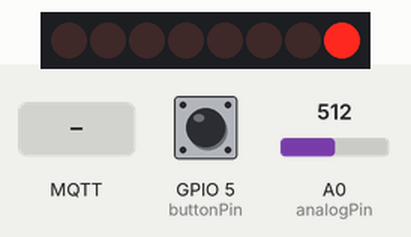
The sketch below on a simulated ESP8266 (NodeMCU). Parts: 8 shift-register outputs drawn as a row of LEDs (first output left, lit = HIGH). Wiring (inferred from the names in the program): shift register (74HC595): data GPIO 12; shift clock GPIO 15; latch GPIO 13. Wiring (inferred from the signals the program sends): row of LEDs: on Q0, Q1, Q2, Q3, Q4, Q5, Q6, Q7. Inputs (shaded band) come from the test bench; at power-on: GPIO 5 (buttonPin) HIGH, A0 (analogPin) = 512. WiFi joins after 1.5 s; servers stay silent unless stated; no MQTT or app messages arrive unless stated; what the sketch prints to the serial monitor is not drawn.

Above: at 1.6 s.
At 3.5 s:
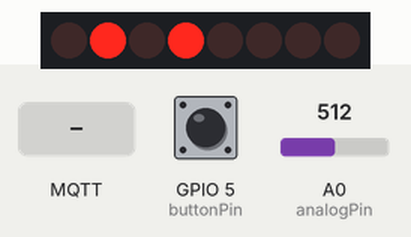
3.6 s: GPIO 5 (buttonPin) pulled LOW for 0.15 s
At 4.06 s:
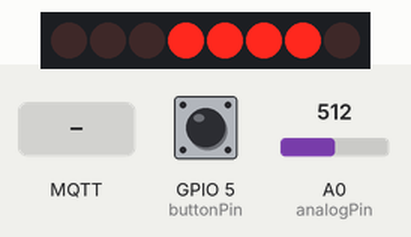
5.9 s: MQTT message "1" arrives on the first subscribed topic
Timing chart, 0 to 8.9 s (numbered marks = the images above; inputs shaded):
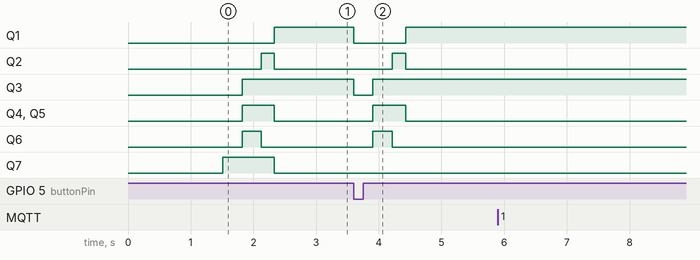

Measured:
- after the input at 3.6 s, Q1: HIGH → LOW at once, → HIGH 0.83 s later; Q2: LOW → HIGH after 0.61 s, → LOW 0.21 s later; Q3: HIGH → LOW at once, → HIGH 0.31 s later; Q4, Q5: LOW → HIGH after 0.31 s, → LOW 0.52 s later; Q6: LOW → HIGH after 0.31 s, → LOW 0.31 s later
- after the input at 5.9 s, every drawn part: stays the same

The sketch:

communicatie2.ino
```cpp
#include <ESP8266WiFi.h>
#include <PubSubClient.h>

#define latchPin 13
#define clockPin 15
#define dataPin 12
#define analogPin A0
#define boardSize 9
#define buttonPin 5     // the number of the pushbutton pin
int sensorData[sq(boardSize)];
int tempLicht[sq(boardSize)];
byte stones[sq(boardSize)+1];
byte speler = 0;

/* Vul hier je ssid en password van de WiFi in */
const char* ssid = "Ziggo0DD7F";
const char* password = "uxoKPpNsaaNc";

/* this is the IP of PC/raspberry where you installed MQTT Server
on Wins use "ipconfig"
on Linux use "ifconfig" to get its IP address */
const char* mqtt_server = "81.207.147.229";

/* create an instance of PubSubClient client */
WiFiClient espClient;
PubSubClient client(espClient);

/* topics */

#define GO_TOPIC     "floor1/go" /* true=on, false=off */

void receivedCallback(char* topic, byte* payload, unsigned int length) {
  if(payload[sq(boardSize)] == 0){
    speler = 0;
    Serial.println("Jij bent aan de beurt");
    for(int y=0; y<boardSize; y++){
      for(int x=0; x<boardSize; x++ ){
        Serial.print(payload[x*y]);
        Serial.print("\t");
      }
      Serial.print("\n");
    }
  }
}

void mqttconnect() {
  /* Loop until reconnected */
  while (!client.connected()) {
    Serial.print("MQTT connecting ...");
    /* client ID */
    String clientId = "ESP8266Client";
    /* connect now */
    if (client.connect(clientId.c_str())) {
      Serial.println("connected");
      /* subscribe topic with default QoS 0*/
      client.subscribe(GO_TOPIC);
    } else {
      Serial.print("failed, status code =");
      Serial.print(client.state());
      Serial.println("try again in 5 seconds");
      /* Wait 5 seconds before retrying */
      delay(5000);
    }
  }
}

void setup() {
  pinMode(latchPin, OUTPUT);
  pinMode(dataPin, OUTPUT);
  pinMode(clockPin, OUTPUT);
  pinMode(analogPin, INPUT);
  pinMode(buttonPin, INPUT_PULLUP);
  // initialize the pushbutton pin as an input:


  Serial.begin(115200);
  // We start by connecting to a WiFi network
  Serial.println();
  Serial.print("Connecting to ");
  Serial.println(ssid);

  WiFi.begin(ssid, password);

  while (WiFi.status() != WL_CONNECTED) {
    delay(500);
    Serial.print(".");
  }

  Serial.println("");
  Serial.println("WiFi connected");
  Serial.println("IP address: ");
  Serial.println(WiFi.localIP());

  /* configure the MQTT server with IPaddress and port */
  client.setServer(mqtt_server, 1883);
  /* this receivedCallback function will be invoked
  when client received subscribed topic */
  client.setCallback(receivedCallback);

  for(int rows = 0; rows<sq(boardSize); rows++){
    digitalWrite(latchPin, LOW);
    shiftOut(dataPin,clockPin,LSBFIRST, rows);
    digitalWrite(latchPin, HIGH);
    delay(10);
    tempLicht[rows] = analogRead(analogPin);
  }
}
void loop() {
  /* if client was disconnected then try to reconnect again */
  if (!client.connected()) {
    mqttconnect();
  }
  /* this function will listen for incomming
  subscribed topic-process-invoke receivedCallback */
  client.loop();
  if (digitalRead(buttonPin) == LOW && speler == 0) {
    for(int rows = 0; rows<sq(boardSize); rows++){
      digitalWrite(latchPin, LOW);
      shiftOut(dataPin,clockPin,LSBFIRST, rows);
      digitalWrite(latchPin, HIGH);
      delay(10);
      sensorData[rows] = analogRead(analogPin);
      if(float(sensorData[rows])<(float(tempLicht[rows])/100*95)){
        stones[rows] = 255;
      }
      else{
        stones[rows] = 0;
      }
    }
    speler = 255;
    stones[sq(boardSize)] = speler;
    client.publish("floor1/go", stones,(sq(boardSize)+1));
    delay(1000);
  }
}
```
